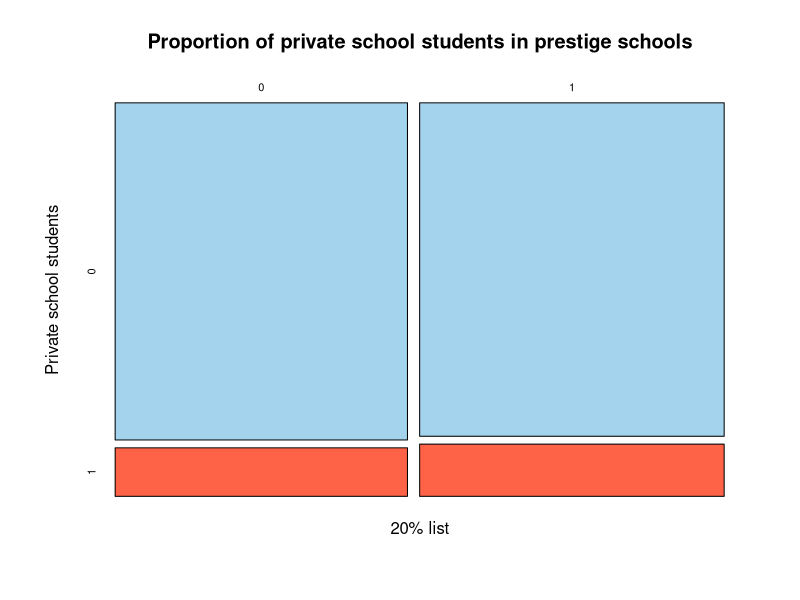

This figure's R source:
## ---- chunk 1
library(tidyverse)
library(readxl)
setwd("C:/Users/goodi/OneDrive - PennO365/UPenn classes/Senior Springgg/PSCI 3200/Project")
dat <- read_excel("data2017.xlsx")
data.frame(head(dat))
## ---- chunk 2
# data with new assignments
dat_n <- read_excel("masterdata_new_assignment.xlsx")

# prestige schools codes
prestige <- as.numeric(unique(dat_n$sec_no20list))

# useful columns
dat_n <- dat_n[, c("STUDENT PIN", "Gender", "Composite", "Choice1", "Choice2", "COMMUNITY", "Choice3", "Zoned", "Pri_sch_TYPE", "Gov_vs_denom", "sec_20list", "sec_no20list")]

# subset into prestige schools with 20% list assignments
dat_n <-  dat_n %>% mutate(list20_prestige = ifelse(sec_20list %in% prestige,1,0))
list20prestige_dat <- dat_n[dat_n$list20_prestige == 1, ]


# subset into prestige schools without 20% list assignments (0 for no list)
dat_n <-  dat_n %>% mutate(nolist20_prestige = ifelse(sec_no20list > 0 ,0,999))
nolist20prestige_dat <- dat_n[dat_n$nolist20_prestige == 0, ]
nolist20prestige_dat <- nolist20prestige_dat %>%
  select(-list20_prestige)

# rename list column
nolist20prestige_dat <- rename(nolist20prestige_dat, 
                               list20_prestige = nolist20_prestige)

# join into single dataset
cdat <- rbind(list20prestige_dat, nolist20prestige_dat)

# pivot primary school type longer
cdat$x <- rep(1, length(cdat$Gender))
cdat <- cdat %>% pivot_wider(names_from = Pri_sch_TYPE,
                             values_from = x,
                             values_fill = 0)

mosaicplot(list20_prestige ~ Private, data = cdat, col = c('lightskyblue2', 'tomato'),
           xlab = "20% list",
           ylab = "Private school students",
           main = "Proportion of private school students in prestige schools")
